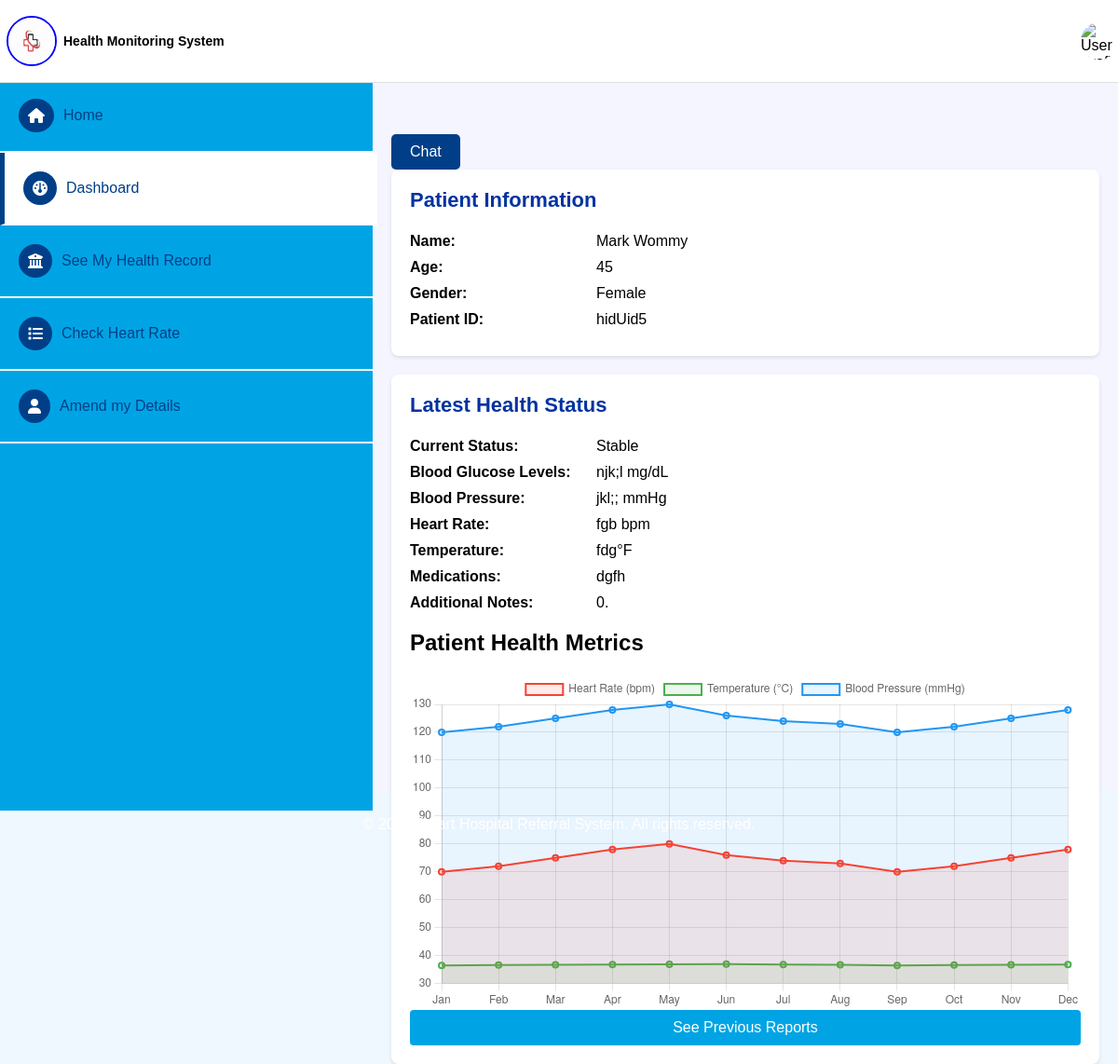
The app's page /codes/user/add_report.php?user=5 with its own data.
### tables this page shows
CREATE TABLE `users` (
  `id` int(11) NOT NULL,
  `name` varchar(50) NOT NULL,
  `password` varchar(10) NOT NULL,
  `email` varchar(50) NOT NULL,
  `profilePicture` varchar(50) DEFAULT NULL,
  `gender` varchar(2) NOT NULL,
  `contact` varchar(10) NOT NULL,
  `date` datetime NOT NULL DEFAULT current_timestamp()
);

CREATE TABLE `patient_records` (
  `id` int(11) NOT NULL,
  `patient` int(11) NOT NULL,
  `health_status` text NOT NULL,
  `glucose_level` varchar(10) NOT NULL,
  `blood_pressure` varchar(10) NOT NULL,
  `heart_rate` varchar(10) NOT NULL,
  `temperature` varchar(10) NOT NULL,
  `medications` text NOT NULL,
  `attachment` varchar(500) NOT NULL,
  `additional_notes` text NOT NULL,
  `date` datetime NOT NULL DEFAULT current_timestamp(),
  `doctor` varchar(10) NOT NULL
);

### codes/connections/users.php (called while the page is built)
<?php
include 'conn.php';
if(isset($_GET['user'])){
        $sql2= 'SELECT * FROM users
        WHERE id= ?';
        $stmt2= $conn->prepare($sql2);
        $stmt2->execute(([$_GET['user']]));
        $user=$stmt2->fetch();
}else{
        $sql= 'SELECT * FROM users order by id DESC';
        $stmt= $conn->prepare($sql);
        $stmt->execute();
        $users=$stmt->fetchAll();
}
?>

### codes/user/add_report.php (the view, shortened to what this page needs)
<?php
    include '../connections/users.php';
?>
<!DOCTYPE html>
<html lang="en">
<head>
    <link rel="stylesheet" href="https://cdnjs.cloudflare.com/ajax/libs/font-awesome/6.0.0-beta3/css/all.min.css">
    <link rel="stylesheet" href="newstyles.css">
    <link rel="stylesheet" href="styles.css">
</head>
<body>
    <header class="main-header">
        <div class="nav-header">
            <img src="../logo.jfif" alt="SLAS Logo" class="nav-logo">
            <h1 class="nav-title">Health Monitoring System</h1>
        </div>
        <div class="user-info">
            <img src="../bg1.jpg" alt="User Profile" class="user-profile">
        </div>
    </header>
    <div class="container">
        <nav class="nav-panel">
            <ul class="nav-items">
                <li class="nav-item"><a href="./"><i class="fa fa-home"></i>Home</a></li>
                <li class="nav-item active"><a href="#"><i class="fa fa-dashboard"></i>Dashboard</a></li>
                <li class="nav-item"><a href="add_report.php?user=<?=$_SESSION['id']?>"><i class="fas fa-bank"></i>See My Health Record</a></li>
                <li class="nav-item"><a href="htbt.html"><i class="fa fa-list"></i>Check Heart Rate</a></li>
                <li class="nav-item"><a href="#"><i class="fa fa-user"></i>Amend my Details</a></li>
            </ul>
        </nav>
        <main class="main-content">
            <br><br><br>
            <div class="tabs">
            <a href="../chat/?user=1"class="tab active">Chat</a>
            </div>
            <section class="patient-info">
                <h3>Patient Information</h3>
                <div class="info-item">
                    <span class="label">Name:</span>
                    <span class="value"><?=$user['name']?></span>
                </div>
                <div class="info-item">
                    <span class="label">Age:</span>
                    <span class="value">45</span>
                </div>
                <div class="info-item">
                    <span class="label">Gender:</span>
                    <span class="value"><?=$user['gender']=="M"?'Male':'Female'?></span>
                </div>
                <div class="info-item">
                    <span class="label">Patient ID:</span>
                    <span class="value">hidUid<?=$user['id']?></span>
                </div>
            </section>
            <section class="latest-health-status">
                <?php
                if(isset($_GET['user'])){
                    $sql2= 'SELECT * FROM patient_records
                    WHERE patient= ? order by date limit 1';
                    $stmt2= $conn->prepare($sql2);
                    $stmt2->execute(([$_GET['user']]));
                    $Current_patient_records=$stmt2->fetch();
                }
                ?>
                <h3>Latest Health Status</h3>
                <?php
                    if(!empty($Current_patient_records)){
                ?>
                <div class="info-item">
                    <span class="label">Current Status:</span>
                    <span class="value">Stable</span>
                </div>
                <div class="info-item">
                    <span class="label">Blood Glucose Levels:</span>
                    <span class="value"><?=$Current_patient_records['glucose_level']?> mg/dL</span>
                </div>
                <div class="info-item">
                    <span class="label">Blood Pressure:</span>
                    <span class="value"><?=$Current_patient_records['blood_pressure']?> mmHg</span>
                </div>
                <div class="info-item">
                    <span class="label">Heart Rate:</span>
                    <span class="value"><?=$Current_patient_records['heart_rate']?> bpm</span>
                </div>
                <div class="info-item">
                    <span class="label">Temperature:</span>
                    <span class="value"><?=$Current_patient_records['temperature']?>°F</span>
                </div>
                <div class="info-item">
                    <span class="label">Medications:</span>
                    <span class="value"><?=$Current_patient_records['medications']?></span>
                </div>
                <div class="info-item">
                    <span class="label">Additional Notes:</span>
                    <span class="value"><?=$Current_patient_records['additional_notes']?>.</span>
                </div>
                <?php
                }else{
                    $Current_patient_records['id']=0
                ?>
                    <span class="label">THIS FILE IS EMPTY</span>
                    <br><br>
                <?php
                }
                ?>
                <button class="view-previous-button" onclick="togglePreviousReports()">See Previous Reports</button>
            </section>
        </main>
    </div>
    <footer class="footer">
        <p>© 2024 Smart Hospital Referral System. All rights reserved.</p>
    </footer>
</body>
</html>

### codes/user/newstyles.css (style rules this page uses)
body { font-family: Arial, sans-serif; margin: 0; padding: 0; background-color: #f4f4f4; display: flex; flex-direction: column; height: 100vh; }
.container { display: flex; flex: 1; }
.main-content { flex: 1; padding: 20px; box-sizing: border-box; }
.patient-info, .latest-health-status, .previous-reports { background-color: #fff; padding: 20px; margin-bottom: 20px; border-radius: 8px; box-shadow: 0 2px 4px rgba(0, 0, 0, 0.1); }
.patient-info h3, .latest-health-status h3, .previous-reports h3 { margin-top: 0; font-size: 22px; color: #0033a1; }
.info-item { display: flex; margin-bottom: 10px; }
.label { font-weight: bold; width: 200px; }
.value { flex: 1; }
.view-previous-button, .submit-button { background-color: #00a4e4; color: #fff; border: none; padding: 10px 20px; font-size: 16px; cursor: pointer; border-radius: 4px; display: block; width: 100%; text-align: center; }
.footer { color: #fff; text-align: center; padding: 10px; }

### codes/user/styles.css (style rules this page uses)
body { font-family: Arial, sans-serif; margin: 0; padding: 0; background-color: aliceblue; }
.container { display: flex; margin-top: 50px; height: 100vh; }
.nav-panel { background-color: #00a4e4; color: white; width: 400px; height: 100vh; display: flex; position: fixed; flex-direction: column; align-items: center; padding-top: 20px; }
.nav-header { text-align: center; display: flex; align-items: center; }
.nav-logo { width: 50px; height: 50px; margin: 7px; border-radius: 50%; border: 2px solid blue; }
.nav-title { font-size: 14px; margin: 0; }
.nav-items { list-style: none; padding: 0; width: 100%; }
.nav-item { width: 100%; border-bottom: 2px solid white; }
.nav-item a { color: #003f88; font-weight: 400px; text-decoration: none; display: flex; align-items: center; padding: 20px; width: 100%; border-radius: 5px; transition: background-color 0.3s; }
.nav-item :hover, .nav-item.active { background-color: rgb(255, 255, 255); border-left: 5px solid #003f88; }
.nav-item a i { margin-right: 10px; padding: 10px; border-radius: 50%; color: white; background-color: #003f88; }
.main-content { flex-grow: 1; padding: 20px; background-color: rgb(245, 245, 255); margin-left: 400px; }
.main-header { position: fixed; top: 0; left: 0; width: 100%; display: flex; justify-content: space-between; align-items: center; padding: 10px 0; border-bottom: 1px solid #e0e0e0; background-color: white; z-index: 100; }
.user-info { display: flex; align-items: center; justify-content: space-between; }
.user-info img.user-profile { width: 40px; height: 40px; border-radius: 50%; margin-left: 10px; }
.tabs { display: flex; margin-top: 20px; }
.tab { margin-right: 20px; padding: 10px 20px; border-radius: 5px; text-decoration: none; color: white; background-color: #00a4e4; transition: background-color 0.3s; }
.tab.active { background-color: #003f88; }

### records on screen
users: name "Mark Wommy", id "5"
patient_records: glucose_level "njk;l", blood_pressure "jkl;;", heart_rate "fgb", temperature "fdg", medications "dgfh", additional_notes "0"
